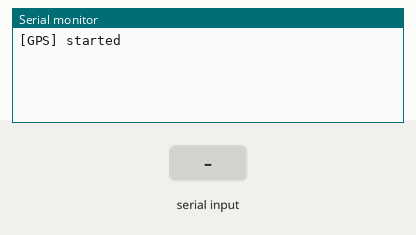
This sketch was run on a simulated Arduino Mega 2560, built with avr-gcc and run on an emulated ATmega2560. Parts: the last lines printed to the serial monitor. Inputs (shaded band) come from the test bench.

Above: at 1.2 s.
1.3 s: "1\n" received over the second serial link
At 2.5 s:
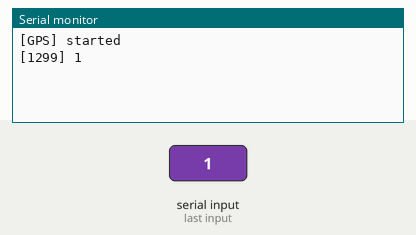
2.8 s: "0\n" received over the second serial link
At 3.8 s:
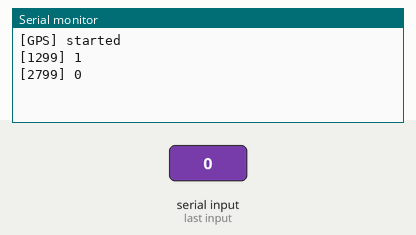
4.3 s: "2\n" received over the second serial link
At 4.9 s:
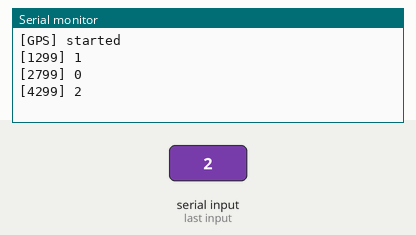

The sketch:

GPS_CODE.ino
```cpp
#include "GPS.h"

GPSClass GPS;

void setup()
{
  GPS.init();
}

void loop()
{
  GPS.rawNMEAOutput();
}
```

GPS.cpp
```cpp
#include "GPS.h"

SoftwareSerial gpsSerial(RXPin, TXPin); // RX, TX for SoftwareSerial

String lineBuffer;

void GPSClass::init()
{
  Serial.begin(SERIAL_BAUD);
  // short wait for Serial (helps on some boards)
  unsigned long start = millis();
  while (!Serial && millis() - start < 2000) {}

  gpsSerial.begin(GPS_BAUD);
  Serial.println("[GPS] started");
}

void GPSClass::rawNMEAOutput()
{
  while (gpsSerial.available() > 0)
    {
      int b = gpsSerial.read();
      if (b < 0) break;

      // Build NMEA line until newline
      if (b == '\n')
      {
        // trim possible '\r'
        if (lineBuffer.length() && lineBuffer.charAt(lineBuffer.length() - 1) == '\r')
        {
          lineBuffer.remove(lineBuffer.length() - 1);
        }

        // Print timestamp + NMEA sentence
        Serial.print("[");
        Serial.print(millis());
        Serial.print("] ");
        Serial.println(lineBuffer);
        lineBuffer = "";
      }
      else
      {
        lineBuffer += (char)b;
        // prevent runaway buffer
        if (lineBuffer.length() > 120)
        {
          // print partial line with notice and reset
          Serial.print("[");
          Serial.print(millis());
          Serial.print("] ");
          Serial.println(lineBuffer);
          lineBuffer = "";
        }
      }
    }
}
```

GPS.h
```cpp
#include <Arduino.h>
#include <SoftwareSerial.h>

const uint8_t TXPin = 43;
const uint8_t RXPin = 44;

const unsigned long SERIAL_BAUD = 115200;
const unsigned long GPS_BAUD = 9600;

//Precise Orbit Determination

struct PODStruct
{
  double latitude, longitude;
  float alt;
  uint32_t timestampMillis; // when fix was read
  float hdop;
  uint8_t sats;
  bool valid;
};

class GPSClass
{
  private:
    PODStruct POD;

  public:
    void rawNMEAOutput();
    void init();
};
```

Measured:
- after the input at 1.3 s, the serial monitor: prints a new line at once (image 1)
- after the input at 2.8 s, the serial monitor: prints a new line at once (image 2)
- after the input at 4.3 s, the serial monitor: prints a new line at once (image 3)
